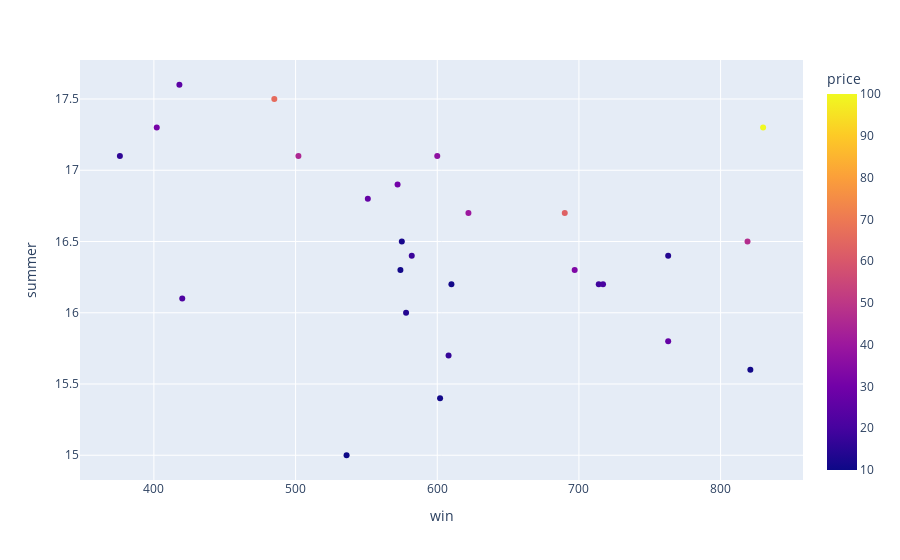

Write notebook code for a chart like this one.
### Markdown cell above
## Visualizing the Data

### Code cell
import plotly.express as px

px.scatter(df[~df['price'].isnull()],
           x='win',
           y='summer',
           color='price')

### Figure 1 — Plotly figure (JSON) as saved in the notebook; plotly's stock layout.template omitted (floating-point values rounded to 4 significant figures)
{"data": [{"hovertemplate": "win=%{x}<br>summer=%{y}<br>price=%{marker.color}<extra></extra>", "legendgroup": "", "marker": {"color": [37.0, 63.0, 45.0, 22.0, 18.0, 66.0, 14.0, 100.0, 33.0, 17.0, 31.0, 11.0, 47.0, 19.0, 11.0, 12.0, 40.0, 27.0, 10.0, 16.0, 11.0, 30.0, 25.0, 11.0, 27.0, 21.0, 14.0], "coloraxis": "coloraxis", "symbol": "circle"}, "mode": "markers", "name": "", "orientation": "v", "showlegend": false, "type": "scatter", "x": [600, 690, 502, 420, 582, 485, 763, 830, 697, 608, 402, 602, 819, 714, 610, 575, 622, 551, 536, 376, 574, 572, 418, 821, 763, 717, 578], "xaxis": "x", "y": [17.1, 16.7, 17.1, 16.1, 16.4, 17.5, 16.4, 17.3, 16.3, 15.7, 17.3, 15.4, 16.5, 16.2, 16.2, 16.5, 16.7, 16.8, 15.0, 17.1, 16.3, 16.9, 17.6, 15.6, 15.8, 16.2, 16.0], "yaxis": "y"}], "layout": {"coloraxis": {"colorbar": {"title": {"text": "price"}}, "colorscale": [[0, "#0d0887"], [0.1111, "#46039f"], [0.2222, "#7201a8"], [0.3333, "#9c179e"], [0.4444, "#bd3786"], [0.5556, "#d8576b"], [0.6667, "#ed7953"], [0.7778, "#fb9f3a"], [0.8889, "#fdca26"], [1, "#f0f921"]]}, "legend": {"tracegroupgap": 0}, "margin": {"t": 60}, "xaxis": {"anchor": "y", "domain": [0, 1], "title": {"text": "win"}}, "yaxis": {"anchor": "x", "domain": [0, 1], "title": {"text": "summer"}}}}
